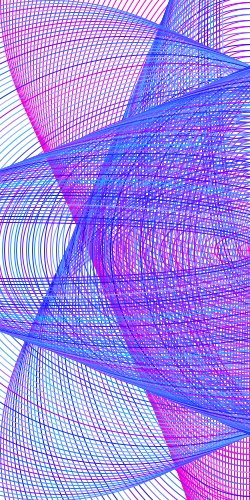
Frame 1 (no input)
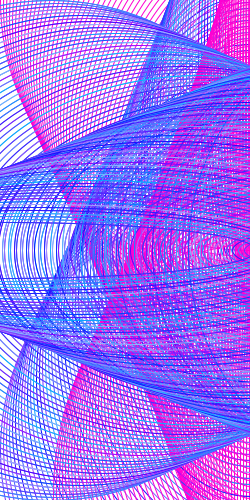
Frame 2 (the mouse pressed at the canvas centre, redrawn once)

The Processing sketch that drew these frames (run headless with seeded random() and noise(); the mouse was pressed at the canvas centre and the sketch redrawn once):

// Processing sketch: processing_32401
// ── processing_32401.pde



int a = 250;
int b = 0;
int c = 500;
int d = 500;

int e = 450;



void setup(){
  size(250,500);
  background(255);

  strokeWeight(1);
  noFill();
  noLoop();
}

void draw(){
  
  while(b < 500){
  stroke(255,0,209);
  ellipse(a, b, c, d);
  b = b + 6;
  c = c - 6;
  
  }
  
  b = 50;
  c = 500;
  while ( e > 0 ){
     stroke(random(0,169),random(0,189), random(255,255));
  ellipse(a, e, c, d); 
  e = e - 6;
  c = c - 6;
  }
  
  e = 450;
  c = 500;
  while (b < 500) {
      stroke(random(0,169),random(0,189), random(255,255));
  ellipse(b,a,d,c); 
  b = b + 6;
  c = c - 6; 
  }
  
  b = 50;
  c = 500;
  while (e > 0){
    stroke(random(0,169),random(0,189), random(255,255));
  ellipse(e, a, d, c);   
  e = e - 6;
  c = c - 6;
}
 
  
}
